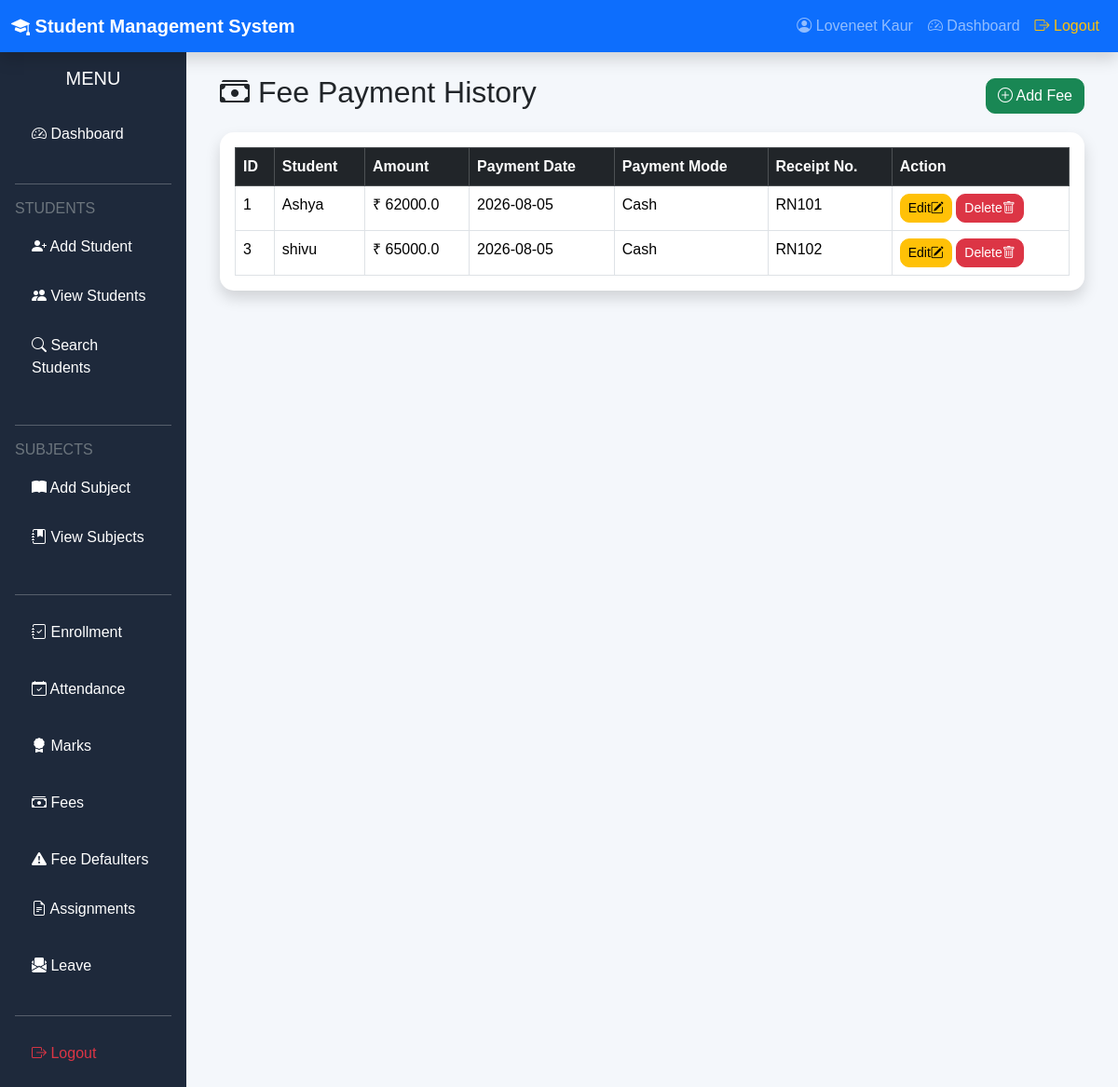
Page /fee_history (signed in) on the committed database.
### models.py (models this page shows)
class FeePayment(db.Model):
    __tablename__ = "fee_payments"
    id = db.Column(db.Integer, primary_key=True)
    student_id = db.Column(
        db.Integer,
        db.ForeignKey("students.id"),
        nullable=False
    )
    payment_date = db.Column(
        db.Date,
        default=date.today
    )
    amount = db.Column(
        db.Float,
        nullable=False
    )
    payment_mode = db.Column(
        db.String(30)
    )
    receipt_number = db.Column(
        db.String(100),
        unique=True
    )
    student = db.relationship(
        "Students",
        backref="fee_payments"
    )

class Students(db.Model):
    __tablename__ = "students"
    id = db.Column(db.Integer, primary_key=True)
    roll_number = db.Column(db.String(20), unique=True, nullable=False)
    name = db.Column(db.String(100), nullable=False)
    branch = db.Column(db.String(100), nullable=False)
    semester = db.Column(db.String(20), nullable=False)
    phone = db.Column(db.String(15))
    email = db.Column(db.String(120), unique=True)
    photo = db.Column(db.String(255))
    marks = db.Column(db.Float, default=0)
    attendance = db.Column(db.Float, default=0)
    total_fee = db.Column(db.Float, default=0)
    paid_fee = db.Column(db.Float, default=0)
    due_fee = db.Column(db.Float, default=0)
    fee_status = db.Column(db.String(20), default="Pending")
    status = db.Column(db.String(30), default="Active")
    admission_date = db.Column(
        db.Date,
        default=date.today
    )

### routes/fees/crud.py (the view)
@app.route("/fee_history")
def fee_history():
    if "user_id" not in session:
        return redirect("/login")
    payments = FeePayment.query.order_by(
        FeePayment.payment_date.desc()
    ).all()
    return render_template(
        "fee_history.html",
        payments=payments
    )

### templates/fee_history.html (shortened to what this page needs)
{% extends "base.html" %}
{% block content %}
<div class="container-fluid">
    <div class="d-flex justify-content-between align-items-center mb-3">
        <h2>
            <i class="bi bi-cash-stack"></i>
            Fee Payment History
        </h2>
        <a href="/add_fee"
           class="btn btn-success">
            <i class="bi bi-plus-circle"></i>
            Add Fee
        </a>
    </div>
    <div class="card shadow">
        <div class="card-body">
            <table class="table table-bordered table-hover">
                <thead class="table-dark">
                    <tr>
                        <th>ID</th>
                        <th>Student</th>
                        <th>Amount</th>
                        <th>Payment Date</th>
                        <th>Payment Mode</th>
                        <th>Receipt No.</th>
                        <th>Action</th>
                    </tr>
                </thead>
                <tbody>
                {% if payments %}
                    {% for payment in payments %}
                    <tr>
                        <td>{{ payment.id }}</td>
                        <td>{{ payment.student.name }}</td>
                        <td>₹ {{ payment.amount }}</td>
                        <td>{{ payment.payment_date }}</td>
                        <td>{{ payment.payment_mode }}</td>
                        <td>{{ payment.receipt_number }}</td>
                        <td>
                            <a href="/update_fee/{{ payment.id }}"
                               class="btn btn-warning btn-sm">
                                <i class="bi bi-pencil-square"></i>
                                Edit
                            </a>
                            <a href="/delete_fee/{{ payment.id }}"
                               class="btn btn-danger btn-sm"
                               onclick="return confirm('Delete this payment?')">
                                <i class="bi bi-trash"></i>
                                Delete
                            </a>
                        </td>
                    </tr>
                    {% endfor %}
                {% endif %}
                </tbody>
            </table>
        </div>
    </div>
</div>
{% endblock %}

### templates/base.html (shortened to what this page needs)
<!DOCTYPE html>
<html lang="en">
<head>
    <link href="https://cdn.jsdelivr.net/npm/bootstrap@5.3.3/dist/css/bootstrap.min.css"
          rel="stylesheet">
    <link href="https://cdn.jsdelivr.net/npm/bootstrap-icons@1.11.3/font/bootstrap-icons.css"
          rel="stylesheet">
    <link rel="stylesheet"
          href="{{ url_for('static', filename='css/style.css') }}">
</head>
<body>
{% include "navbar.html" %}
<div class="container-fluid">
    <div class="row">
        {% if session.get("user_id") %}
            <div class="col-md-2 p-0">
                {% include "sidebar.html" %}
            </div>
            <div class="col-md-10 p-4">
        {% else %}
            <div class="col-12 p-4">
        {% endif %}
                {% block content %}
                {% endblock %}
            </div>
    </div>
</div>
</body>
</html>

### templates/navbar.html (shortened to what this page needs)
<nav class="navbar navbar-expand-lg navbar-dark bg-primary shadow">
    <div class="container-fluid">
        <a class="navbar-brand fw-bold" href="/dashboard">
            <i class="bi bi-mortarboard-fill"></i>
            Student Management System
        </a>
        <div class="collapse navbar-collapse" id="navbar">
            <ul class="navbar-nav ms-auto">
                {% if session.get("user_id") %}
                <li class="nav-item">
                    <span class="nav-link">
                        <i class="bi bi-person-circle"></i>
                        {{ session["username"] }}
                    </span>
                </li>
                <li class="nav-item">
                    <a class="nav-link" href="/dashboard">
                        <i class="bi bi-speedometer2"></i>
                        Dashboard
                    </a>
                </li>
                <li class="nav-item">
                    <a class="nav-link text-warning"
                       href="/logout">
                        <i class="bi bi-box-arrow-right"></i>
                        Logout
                    </a>
                </li>
                {% endif %}
            </ul>
        </div>
    </div>
</nav>

### templates/sidebar.html
<div class="sidebar text-white p-3">
    <h5 class="text-center mb-4">
        MENU
    </h5>
    <ul class="nav flex-column">
        <li class="nav-item mb-2">
            <a href="/dashboard" class="nav-link text-white">
                <i class="bi bi-speedometer2"></i>
                Dashboard
            </a>
        </li>
        <hr>
        <h6 class="text-uppercase text-secondary">
            Students
        </h6>
        <li class="nav-item">
            <a href="/add_student" class="nav-link text-white">
                <i class="bi bi-person-plus-fill"></i>
                Add Student
            </a>
        </li>
        <li class="nav-item">
            <a href="/view_students" class="nav-link text-white">
                <i class="bi bi-people-fill"></i>
                View Students
            </a>
        </li>
        <li class="nav-item mb-3">
            <a href="/search_students" class="nav-link text-white">
                <i class="bi bi-search"></i>
                Search Students
            </a>
        </li>
        <hr>
        <h6 class="text-uppercase text-secondary">
            Subjects
        </h6>
        <li class="nav-item">
            <a href="/add_subject" class="nav-link text-white">
                <i class="bi bi-book-fill"></i>
                Add Subject
            </a>
        </li>
        <li class="nav-item mb-3">
            <a href="/view_subjects" class="nav-link text-white">
                <i class="bi bi-journal-bookmark-fill"></i>
                View Subjects
            </a>
        </li>
        <hr>
        <li class="nav-item mb-2">
            <a href="/view_enrollments" class="nav-link text-white">
                <i class="bi bi-journal-check"></i>
                Enrollment
            </a>
        </li>
        <li class="nav-item mb-2">
            <a href="/view_attendance" class="nav-link text-white">
                <i class="bi bi-calendar-check"></i>
                Attendance
            </a>
        </li>
        <li class="nav-item mb-2">
            <a href="/view_marks" class="nav-link text-white">
                <i class="bi bi-award-fill"></i>
                Marks
            </a>
        </li>
        <li class="nav-item mb-2">
            <a href="/fee_history" class="nav-link text-white">
                <i class="bi bi-cash-stack"></i>
                Fees
            </a>
        </li>
        <li class="nav-item">
        <a href="/fee_defaulters"
        class="nav-link text-white">
        <i class="bi bi-exclamation-triangle-fill"></i>
        Fee Defaulters
        </a>
        </li>
        <li class="nav-item mb-2">
            <a href="/view_assignment" class="nav-link text-white">
                <i class="bi bi-file-earmark-text"></i>
                Assignments
            </a>
        </li>
        <li class="nav-item mb-2">
            <a href="/view_leave" class="nav-link text-white">
                <i class="bi bi-envelope-paper-fill"></i>
                Leave
            </a>
        </li>
        <hr>
        <li class="nav-item">
            <a href="/logout" class="nav-link text-danger">
                <i class="bi bi-box-arrow-right"></i>
                Logout
            </a>
        </li>
    </ul>
</div>

### static/css/style.css (style rules this page uses)
body { background:#f4f6f9; font-family:Arial, Helvetica, sans-serif; }
.navbar { box-shadow:0 2px 8px rgba(0,0,0,.1); }
.sidebar { min-height:100vh; background:#212529; }
.sidebar .nav-link { color:white; padding:12px 18px; border-radius:8px; margin-bottom:6px; transition:.3s; }
.card { border:none; border-radius:12px; box-shadow:0 2px 10px rgba(0,0,0,.08); }
.btn { border-radius:8px; }
.table { background:white; }
.table thead { background:#0d6efd; color:white; }
body { background:#f4f7fb; }
.card { border:none; border-radius:15px; transition:.3s; }
.table { margin-bottom:0; }
.table thead { background:#212529; color:white; }
.btn { border-radius:10px; }
.sidebar { background:#1e293b; min-height:100vh; }
.sidebar .nav-link { color:white; border-radius:8px; margin-bottom:5px; }
.navbar { box-shadow:0 2px 10px rgba(0,0,0,.15); }
.card i { float:right; }

### rows in the picture
FeePayment: id "1", student.name "Ashya", amount "62000.0", payment_date "2026-08-05", payment_mode "Cash", receipt_number "RN101"
FeePayment: id "3", student.name "shivu", amount "65000.0", payment_date "2026-08-05", payment_mode "Cash", receipt_number "RN102"

### other values in the picture
{{ session["username"] }} "Loveneet Kaur"
